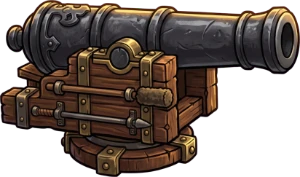
#> input picture sinir-kalesi/img/cannon_1.webp, 300 x 177 px, given in place of cannon_1.webp.webp, which was not available
$ python pembe_sizinti.py ../sinir-kalesi/img/cannon_1.webp
#> lines starting #> are read from the running program, lines starting #| are printed output that depends on the picture; pictures that were not available may be replaced by others from this repository, and a replacement may not be noted
"""Magenta zeminden saydam parıltılara sızan pembeyi temizler (16 Eki, nm29 mekanik sayfası: fener, mum, kemik yığını ışığı).
Kırmızı ve mavinin yeşilden fazlası (magenta payı) her pikselden düşülür; pembeleşmiş hale yerine özgün ışık rengi kalır.

    .venv/bin/python varliklar/pembe_sizinti.py nm29_post nm29_belltower ...
"""
import sys, os
import numpy as np
from PIL import Image
IMG = os.path.join(os.path.dirname(os.path.abspath(__file__)), '..', 'sinir-kalesi', 'img')
for n in [x for x in sys.argv[1:] if not x.startswith('--')]:
    p = os.path.join(IMG, n + '.webp'); a = np.array(Image.open(p).convert('RGBA')).astype(np.float32)
    r, g, b, al = a[..., 0], a[..., 1], a[..., 2], a[..., 3]
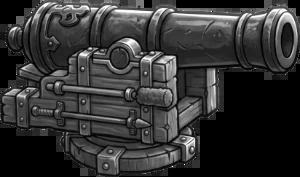
#> r: shape (177, 300) float32; min 0, max 255, mean 51.8
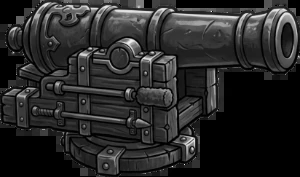
#> g: shape (177, 300) float32; min 0, max 243, mean 40.1
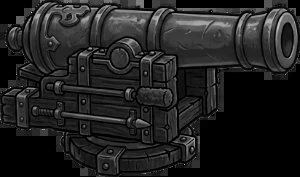
#> b: shape (177, 300) float32; min 0, max 213, mean 33.3
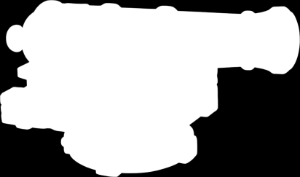
#> al: shape (177, 300) float32; min 0, max 255, mean 165.6
    m = np.clip(np.minimum(r, b) - g, 0, None)
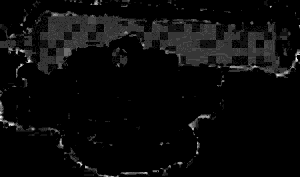
#> m: shape (177, 300) float32; min 0, max 14, mean 0.599; drawn with min black and max white
    if '--sil' not in sys.argv: k = np.clip((260 - al) / 160, 0.35, 1); a[..., 0] = r - m * k * 0.95; a[..., 2] = b - m * k * 0.95   # saydam kenarda tam, opakta yarım
#> after `k = np.clip((260 - al) / 160, 0.35, 1)`:
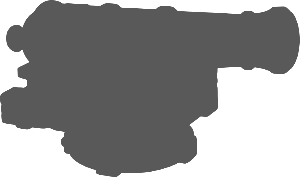
#> k: shape (177, 300) float32; min 0.35, max 1, mean 0.579
    if '--sil' in sys.argv: a[..., 3] = al * np.clip(1 - (m - 18) / 50, 0, 1)            # --sil: gerçek mor/pembe olmayan görselde magentalı piksel tamamen söner
    else: soft = (al < 250) & (m > 30); a[..., 3] = np.where(soft, al * 0.7, al)        # pembe hale biraz söner
#> after `soft = (al < 250) & (m > 30)`: soft: shape (177, 300) bool; every value is 0
    Image.fromarray(np.clip(a, 0, 255).astype(np.uint8)).save(p, 'WEBP', quality=90, method=6); print(n, 'temiz')
#| ../sinir-kalesi/img/cannon_1.webp temiz
